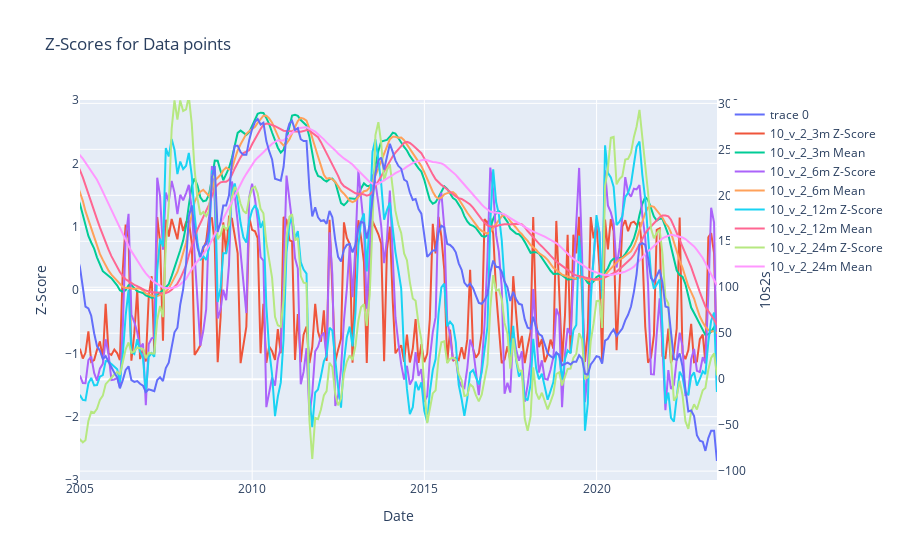

Notebook code for this chart:
### Code cell
# Plot z-scores
fig = go.Figure()

fig.add_trace(go.Scatter(x=treasury_df.index,
                                y=treasury_df["10_v_2"] * 100,
                                mode ='lines',
                                yaxis='y2'
                                )
)

for column in [f"10_v_2{x}" for x in months_array]:
    fig.add_trace(go.Scatter(
        x=z_scores_df.index,
        y=z_scores_df[column + '_z_score'],
        name=column + ' Z-Score'
    ))

    fig.add_trace(go.Scatter(
        x=z_scores_df.index,
        y=z_scores_df[column + '_mean'],
        name=column + ' Mean'
    ))

fig.update_layout(
    title="Z-Scores for Data points",
    xaxis=dict(title="Date", range=['2005-01-01', '2023-07-01']),
    yaxis=dict(title="Z-Score", range=[-3, 3]),
    yaxis2=dict(title='10s2s', overlaying='y', side='right')
)

fig.show()

### Figure 1 — Plotly figure (JSON) as saved in the notebook; plotly's stock layout.template omitted (floating-point values rounded to 4 significant figures; data arrays with more than 128 entries replaced by an {"elided": "..."} marker saying what was removed)
{"data": [{"mode": "lines", "type": "scatter", "x": {"elided": "282 str values"}, "y": {"elided": "282 float values"}, "yaxis": "y2"}, {"name": "10_v_2_3m Z-Score", "type": "scatter", "x": {"elided": "282 str values"}, "y": {"elided": "282 float values"}}, {"name": "10_v_2_3m Mean", "type": "scatter", "x": {"elided": "282 str values"}, "y": {"elided": "282 float values"}}, {"name": "10_v_2_6m Z-Score", "type": "scatter", "x": {"elided": "282 str values"}, "y": {"elided": "282 float values"}}, {"name": "10_v_2_6m Mean", "type": "scatter", "x": {"elided": "282 str values"}, "y": {"elided": "282 float values"}}, {"name": "10_v_2_12m Z-Score", "type": "scatter", "x": {"elided": "282 str values"}, "y": {"elided": "282 float values"}}, {"name": "10_v_2_12m Mean", "type": "scatter", "x": {"elided": "282 str values"}, "y": {"elided": "282 float values"}}, {"name": "10_v_2_24m Z-Score", "type": "scatter", "x": {"elided": "282 str values"}, "y": {"elided": "282 float values"}}, {"name": "10_v_2_24m Mean", "type": "scatter", "x": {"elided": "282 str values"}, "y": {"elided": "282 float values"}}], "layout": {"title": {"text": "Z-Scores for Data points"}, "xaxis": {"range": ["2005-01-01", "2023-07-01"], "title": {"text": "Date"}}, "yaxis": {"range": [-3, 3], "title": {"text": "Z-Score"}}, "yaxis2": {"overlaying": "y", "side": "right", "title": {"text": "10s2s"}}}}
